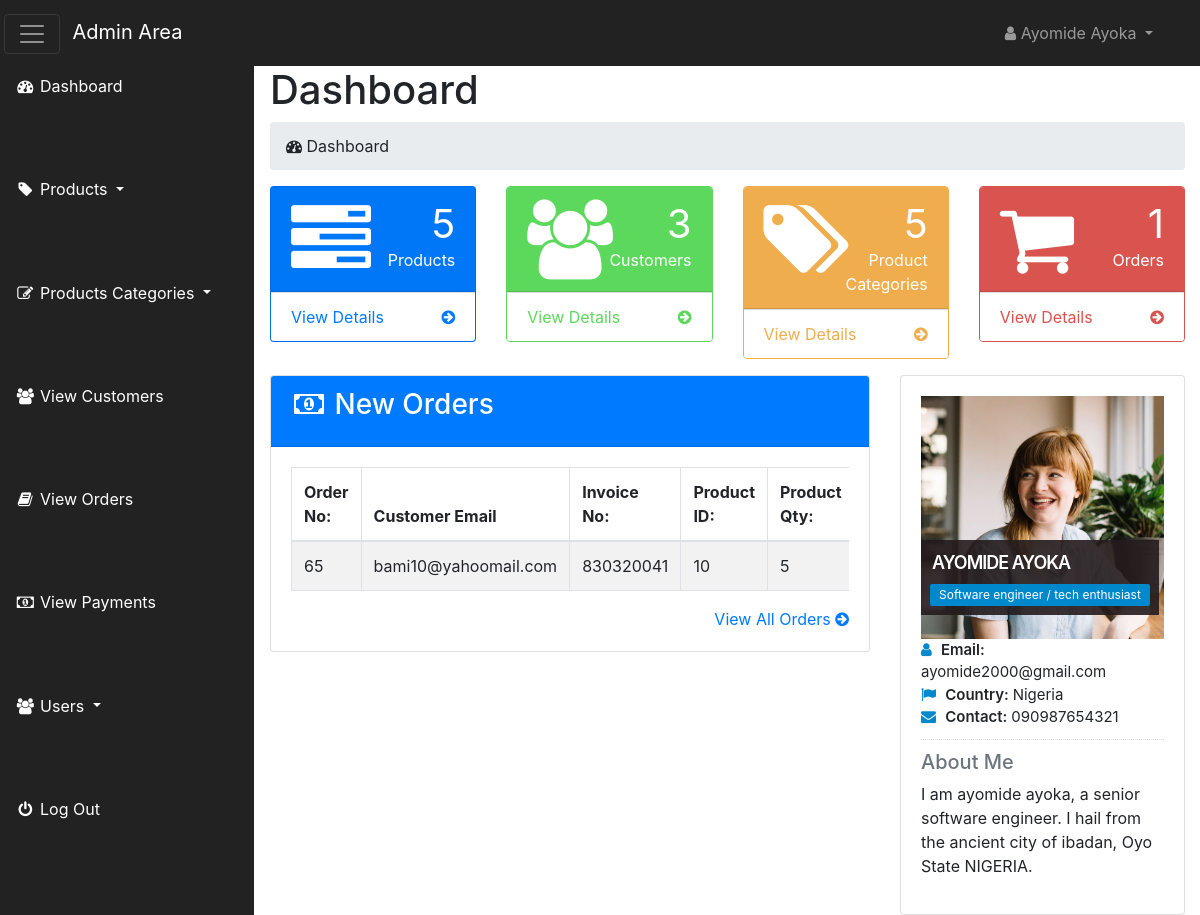
The app's page /admin_area/index.php?dashboard (signed in) with its own data.
### tables this page shows
CREATE TABLE `pending_orders` (
  `order_id` int(100) NOT NULL,
  `customer_id` int(100) NOT NULL,
  `invoice_no` int(100) NOT NULL,
  `product_id` int(100) NOT NULL,
  `qty` int(100) NOT NULL,
  `size` text NOT NULL,
  `order_status` text NOT NULL
);

CREATE TABLE `customers` (
  `customer_id` int(100) NOT NULL,
  `customer_name` varchar(255) NOT NULL,
  `customer_email` varchar(255) NOT NULL,
  `customer_pass` varchar(255) NOT NULL,
  `customer_country` text NOT NULL,
  `customer_cty` text NOT NULL,
  `customer_contact` varchar(255) NOT NULL,
  `customer_address` text NOT NULL,
  `customer_image` varchar(100) NOT NULL,
  `customer_ip` varchar(100) NOT NULL
);

### admin_area/dashboard.php (the view, shortened to what this page needs)
<?php
   if(!isset($_SESSION['admin_email'])) {
    echo "<script> window.open('login.php','_self') </script>";
   }
   else{
?>
<div class="row">
    <div class="col-lg-12 mt-3">
        <h1 class="page-header">Dashboard</h1>
        <ol class="breadcrumb">
            <li class="active">
                <i class="fa fa-dashboard"></i> Dashboard
            </li>
        </ol>
    </div>
</div>
<div class="row">
    <div class="col-md-6 col-lg-3">
        <div class="card text-white bg-primary">
          <div class="card-header">
                <div class="row">
                    <div class="col-sm-3">
                        <i class="fa fa-tasks fa-5x"></i>
                    </div>
                    <div class="col-sm-9 text-right">
                        <div class="huge"> <?php echo $count_products; ?> </div>
                        <div> Products </div>
                    </div>
                </div>
          </div>
          <a href="index.php?view_products">
             <div class="card-footer bg-white text-primary">
                <span class="pull-left">
                   View Details
                </span>
                <span class="pull-right">
                   <i class="fa fa-arrow-circle-right"></i>
                </span>
                <div class="clearfix"></div>
             </div>
          </a>
        </div>
    </div>
    <div class="col-md-6 col-lg-3">
        <div class="card panel-green">
          <div class="card-header">
                <div class="row">
                    <div class="col-sm-3">
                        <i class="fa fa-users fa-5x"></i>
                    </div>
                    <div class="col-sm-9 text-right">
                        <div class="huge"> <?php echo $count_customers; ?> </div>
                        <div> Customers </div>
                    </div>
                </div>
          </div>
          <a href="index.php?view_customers">
             <div class="card-footer bg-white">
                <span class="pull-left">
                   View Details
                </span>
                <span class="pull-right">
                   <i class="fa fa-arrow-circle-right"></i>
                </span>
                <div class="clearfix"></div>
             </div>
          </a>
        </div>
    </div>
    <div class="col-md-6 col-lg-3">
        <div class="card panel-yellow">
          <div class="card-header">
                <div class="row">
                    <div class="col-sm-3">
                        <i class="fa fa-tags fa-5x"></i>
                    </div>
                    <div class="col-sm-9 text-right">
                        <div class="huge"> <?php echo $count_p_categories; ?> </div>
                        <div> Product Categories </div>
                    </div>
                </div>
          </div>
          <a href="index.php?view_p_cats">
             <div class="card-footer bg-white">
                <span class="pull-left">
                   View Details
                </span>
                <span class="pull-right">
                   <i class="fa fa-arrow-circle-right"></i>
                </span>
                <div class="clearfix"></div>
             </div>
          </a>
        </div>
    </div>
    <div class="col-md-6 col-lg-3">
        <div class="card panel-red">
          <div class="card-header">
                <div class="row">
                    <div class="col-sm-3">
                        <i class="fa fa-shopping-cart fa-5x"></i>
                    </div>
                    <div class="col-sm-9 text-right">
                        <div class="huge"> <?php echo $count_pending_orders ?> </div>
                        <div> Orders </div>
                    </div>
                </div>
          </div>
          <a href="index.php?view_orders">
             <div class="card-footer bg-white">
                <span class="pull-left">
                   View Details
                </span>
                <span class="pull-right">
                   <i class="fa fa-arrow-circle-right"></i>
                </span>
                <div class="clearfix"></div>
             </div>
          </a>
        </div>
    </div>
</div>
<div class="row">
    <div class="col-lg-8 mt-3">
        <div class="card">
            <div class="card-header text-white bg-primary">
                <h3 class="card-title">
                    <i class="fa fa-money fa-fw"></i> New Orders
                </h3>
            </div>
           <div class="card-body">
                <div class="table-responsive">
                    <table class="table table-hover table-striped table-bordered">
                        <thead>
                            <tr>
                                <th> Order No: </th>
                                <th> Customer Email </th>
                                <th> Invoice No: </th>
                                <th> Product ID: </hr>
                                <th> Product Qty: </th>
                            </tr>
                        </thead>
                        <tbody>
                          <?php
                              $get_order = "select * from pending_orders order by 1 DESC LIMIT 0,4";
                              $run_order = mysqli_query($con,$get_order);
                              while($row_order = mysqli_fetch_array($run_order)) {
                                $order_id = $row_order['order_id'];
                                $c_id = $row_order['customer_id'];
                                $invoice_no = $row_order['invoice_no'];
                                $product_id = $row_order['product_id'];
                                $qty = $row_order['qty'];
                          ?>
                            <tr>
                                <td> <?php echo $order_id; ?> </td>
                                <td>
                                   <?php
                                     $get_customer = "select * from customers where customer_id='$c_id'";
                                     $run_customer = mysqli_query($con,$get_customer);
                                     $row_customer = mysqli_fetch_array($run_customer);
                                     $customer_email = $row_customer['customer_email'];
                                     echo $customer_email;
                                   ?>
                                 </td>
                                <td> <?php echo $invoice_no; ?> </td>
                                <td> <?php echo $product_id; ?> </td>
                                <td> <?php echo $qty; ?> </td>
                            </tr>
                            <?php } ?>
                        </tbody>
                    </table>
                </div>
                <div class="text-right">
                    <a href="index.php?view_orders">
                        View All Orders <i class="fa fa-arrow-circle-right"></i>
                    </a>
                </div>
           </div>
        </div>
    </div>
    <div class="col-md-4 mt-3">
        <div class="card">
            <div class="card-body">
                <div class="thumb-info">
                    <img src="admin_images/<?php echo $admin_image; ?>" alt="<?php echo $admin_image; ?>" class="img-fluid">
                    <div class="thumb-info-title">
                        <span class="thumb-info-inner"> <?php echo $admin_name; ?> </span>
                        <span class="thumb-info-type"> <?php echo $admin_job; ?> </span>
                    </div>
                </div>
                <div class="mb-md">
                    <div class="widget-content-expanded">
                        <i class="fa fa-user"></i> <span> Email: </span> <?php echo $admin_email; ?> <br>
                        <i class="fa fa-flag"></i> <span> Country: </span> <?php echo $admin_country; ?> <br>
                        <i class="fa fa-envelope"></i> <span> Contact: </span> <?php echo $admin_contact; ?> <br>
                    </div>
                    <hr class="dotted short">
                    <h5 class="text-muted">About Me</h5>
                    <p>
                       <?php echo $admin_about; ?>
                    </p>
                </div>
            </div>
        </div>
    </div>
</div>
<?php } ?>

### admin_area/includes/sidebar.php (shortened to what this page needs)
<?php
   if(!isset($_SESSION['admin_email'])) {
    echo "<script> window.open('login.php','_self') </script>";
   }
   else{
?>
<nav class="navbar navbar-inverse fixed-top navbar-dark bg-dark" id="first-nav">
    <div class="navbar-header">
        <button class="navbar-toggler mr-2" id="basttoggle" type="button" data-toggle="collapse" data-target=".navbar-ex1-collapse">
            <span class="navbar-toggler-icon"></span>
        </button>
        <a href="index.php?dashboard" class="navbar-brand">Admin Area</a>
    </div>
    <ul class="nav navbar-right top-nav">
        <li class="nav-item dropdown">
            <a class="nav-link dropdown-toggle" href="#" data-toggle="dropdown">
               <i class="fa fa-user"></i> <?php echo $admin_name; ?>
            </a>
        </li>
    </ul>
    <div class=" navbar-collapse navbar-ex1-collapse">
        <ul class="nav side-nav" id="side-nav">
            <li>
                <a class="nav-link" href="index.php?dashboard">
                  <i class="fa fa-fw fa-dashboard"></i> Dashboard
                </a>
            </li>
            <li class="nav-item dropdown">
                <a class="nav-link dropdown-toggle" href="#" data-toggle="dropdown" data-target="#products">
                  <i class="fa fa-fw fa-tag"></i> Products
                </a>
            </li>
            <li class="nav-item dropdown">
                <a class="nav-link dropdown-toggle" href="#" data-toggle="dropdown" data-target="#products">
                  <i class="fa fa-fw fa-edit"></i> Products Categories
                </a>
            </li>
            <li>
                <a  class="nav-link" href="index.php?view_customers">
                  <i class="fa fa-fw fa-users"></i> View Customers
                </a>
            </li>
            <li>
                <a  class="nav-link" href="index.php?view_orders">
                  <i class="fa fa-fw fa-book"></i> View Orders
                </a>
            </li>
            <li>
                <a  class="nav-link" href="index.php?view_payments">
                  <i class="fa fa-fw fa-money"></i> View Payments
                </a>
            </li>
            <li class="nav-item dropdown">
                <a class="nav-link dropdown-toggle" href="#" data-toggle="dropdown" data-target="#products">
                  <i class="fa fa-fw fa-users"></i> Users
                </a>
            </li>
            <li>
                <a class="nav-link" href="logout.php">
                  <i class="fa fa-fw fa-power-off"></i> Log Out
                </a>
            </li>
        </ul>
    </div>
</nav>
<?php } ?>

### admin_area/css/style.css (style rules this page uses)
* { margin: 0; padding: 0; }
body { margin-top: 100px; }
@media (min-width:768px) { body { margin-top: 50px; } }
#first-nav { background-color: #222222 !important; }
#first-nav #basttoggle { margin-left: -12px; }
#first-nav .top-nav { margin:0 15px; }
.top-nav>li>a { color:#999999; line-height: 20px; padding-top: 15px; padding-bottom: 15px; }
#side-nav { margin: -17px !important; }
.side-nav>li { padding: 0; margin: 0; }
.side-nav>li>a { color: #ffffff; }
@media (min-width:768px) { .side-nav { position: fixed; top: 83px; bottom: 0; width: 255px; overflow-x: hidden; overflow-y: auto; background-color: #222222; padding-bottom: 40px; border-radius: 0; } }
@media (min-width:768px) { .side-nav>li>a { width: 255px; } }
.panel-green { border-color:#5cd85c; }
.panel-red { border-color:#d9534f; }
.panel-yellow { border-color:#f0ad4e; }
.huge { font-size: 40px; line-height: normal; }
.panel-green>.card-header { color: #ffffff; background-color: #5cd85c; }
.panel-green>a { color: #5cd85c; }
.panel-yellow>.card-header { color: #ffffff; background-color:#f0ad4e; }
.panel-yellow>a { color: #f0ad4e; }
.panel-red>.card-header { color: #ffffff; background-color: #d9534f; }
.panel-red>a { color: #d9534f; }
.card-body { border-radius: 5px; }
.thumb-info { position: relative; }
hr { border: 0; height: 1px; margin: 10px 0 10px 0; }
hr.dotted { border-bottom:1px #dddddd dotted; height: 0px; margin: 10px 0 10px 0; }
.thumb-info .thumb-info-title { background: rgba(36, 27, 28,.9); bottom: 10%; color: #ffffff; font-size: 18px; font-weight: 600; left: 0; letter-spacing: -1px; padding: 9px 11px 9px; position: absolute; text-transform: uppercase; z-index: 1; }
.thumb-info .thumb-info-inner { display: block; }
.thumb-info .thumb-info-type { background: #0088cc; display: inline-block; border-radius: 2px; font-size: 12px; font-weight: 400; letter-spacing: 0; margin: 8px -2px -15px -2px; padding: 2px 9px; text-transform: none; }
.widget-content-expanded { font-size: 15px; }
.widget-content-expanded span { font-weight: 600; }
.widget-content-expanded i { color: #0088cc; margin-right: 5px; }

### records on screen
pending_orders: order_id "65", customer.customer_email "bami10@yahoomail.com", invoice_no "830320041", product "10", qty "5"

### other values on screen
$admin_name "Ayomide Ayoka"
$count_products "5"
$count_customers "3"
$count_p_categories "5"
$count_pending_orders "1"
$admin_name "AYOMIDE AYOKA"
$admin_job "Software engineer / tech enthusiast"
$admin_email "ayomide2000@gmail.com"
$admin_country "Nigeria"
$admin_contact "090987654321"
$admin_about "I am ayomide ayoka, a senior software engineer. I hail from the ancient city of ibadan, Oyo State NIGERIA."
